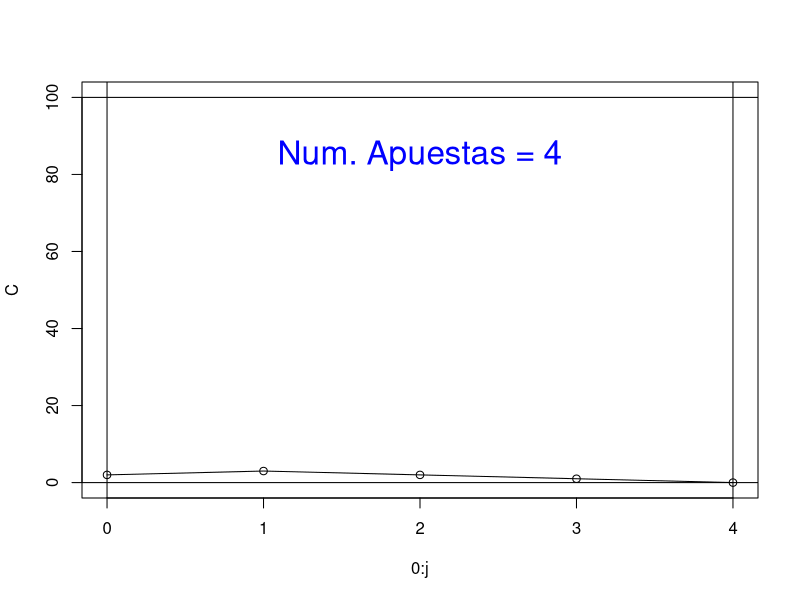

Recreate this plot in R.
ruina_jugador=function(u,N,p){
k=u;j=0; C=u
while(k>0&&k<N){
r=rbinom(1,1,p)
e=2*r-1; y=k+e; k=y; j=j+1
C=c(C,k)}
plot(0:j,C,type="o",ylim=c(0,N))
abline(h=c(0,N),v=c(0,j))
a=j/2; b=.8*N
text(a,b,labels=paste('Num. Apuestas =',j),pos=3,cex=2,col="blue")
j}
##EJEMPLO
ruina_jugador(2,100,.486)
